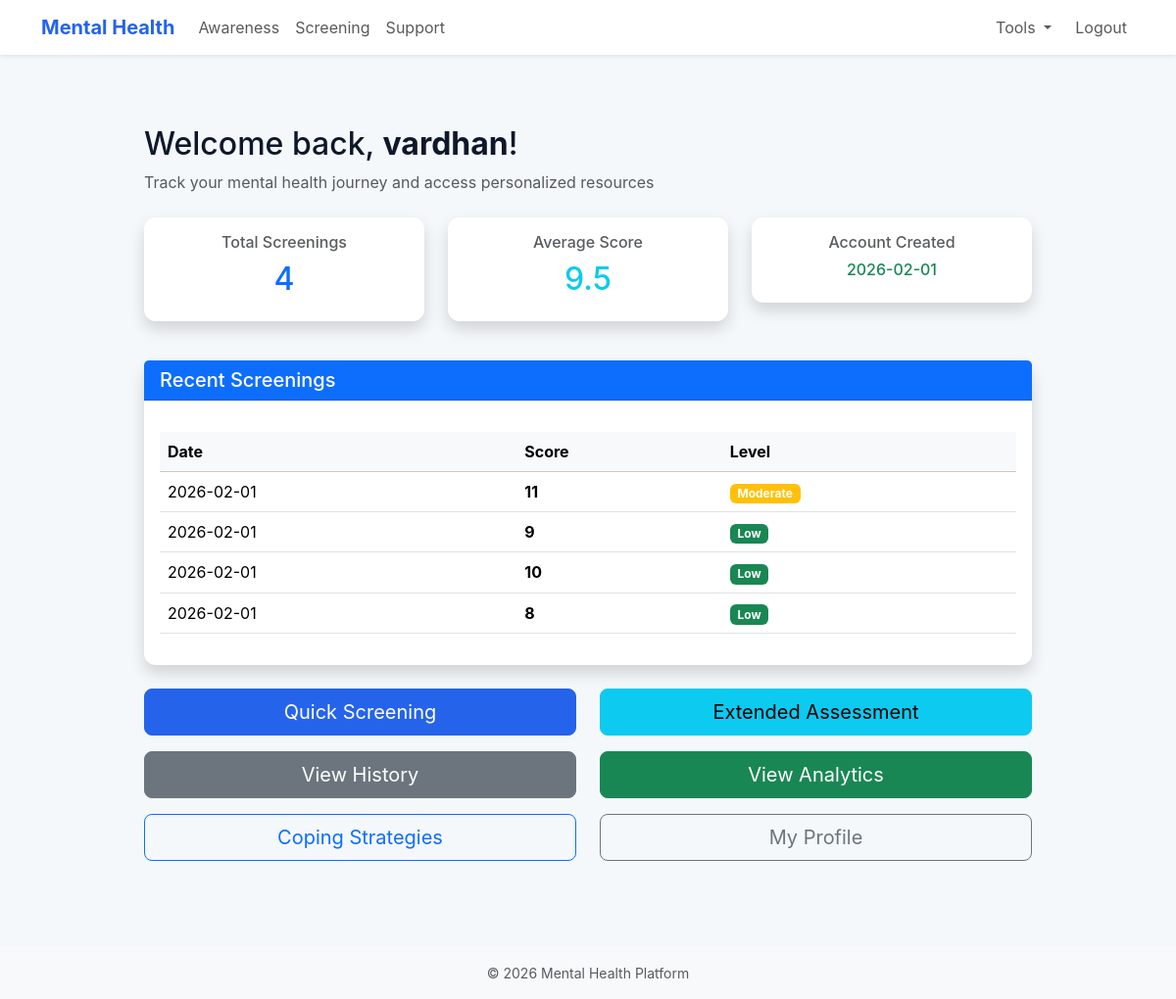
The page /dashboard (signed in) on the database as committed earlier.
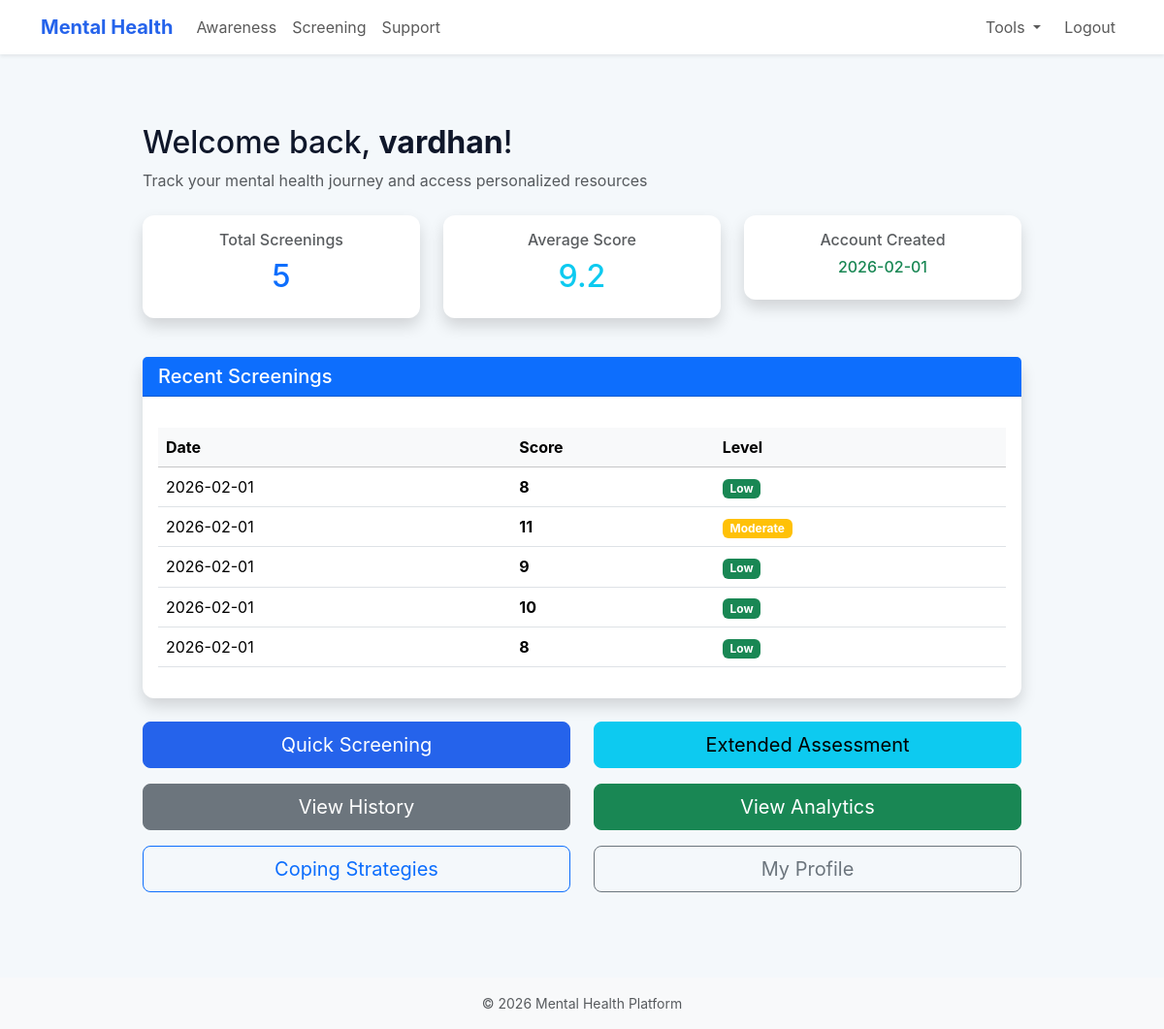
The same page on the database as committed later.
### models.py (models this page shows, shortened)
class User(Base, UserMixin):
    __tablename__ = 'users'
    id = Column(Integer, primary_key=True)
    username = Column(String(120), unique=True, nullable=False)
    email = Column(String(120), unique=True, nullable=True)
    password = Column(String(255), nullable=False)
    role = Column(String(50), default='user', nullable=False)  # 'user' or 'admin'
    created_at = Column(DateTime, default=datetime.utcnow)
    updated_at = Column(DateTime, default=datetime.utcnow, onupdate=datetime.utcnow)
    bio = Column(Text, nullable=True)
    preferences = Column(Text, nullable=True)  # JSON string for user preferences
    screenings = relationship('Screening', back_populates='user', cascade='all, delete-orphan')
    coping_logs = relationship('CopingLog', back_populates='user', cascade='all, delete-orphan')
    def is_admin(self):
        return self.role == 'admin'

class Screening(Base):
    __tablename__ = 'screenings'
    id = Column(Integer, primary_key=True)
    user_id = Column(Integer, ForeignKey('users.id'), nullable=False)
    score = Column(Integer, nullable=False)
    level = Column(String(50), nullable=False)
    created_at = Column(DateTime, default=datetime.utcnow)
    notes = Column(Text, nullable=True)
    stress_score = Column(Integer, nullable=True)
    anxiety_score = Column(Integer, nullable=True)
    sleep_score = Column(Integer, nullable=True)
    depression_score = Column(Integer, nullable=True)
    social_score = Column(Integer, nullable=True)
    user = relationship('User', back_populates='screenings')
    recommendations = relationship('Recommendation', back_populates='screening', cascade='all, delete-orphan')

### app.py (the view)
@app.route('/dashboard')
@login_required
def dashboard():
    if not current_user.is_authenticated:
        flash('Please log in first.', 'warning')
        return redirect(url_for('login'))
    session = SessionLocal()
    try:
        try:
            user_id = int(current_user.get_id())
        except:
            user_id = int(current_user.id)
        screenings = session.query(Screening).filter_by(user_id=user_id).order_by(Screening.created_at.desc()).limit(10).all()
        data = [(s.created_at.strftime('%Y-%m-%d'), s.score, s.level) for s in screenings]
        total_screenings = session.query(Screening).filter_by(user_id=user_id).count()
        avg_score = session.query(func.avg(Screening.score)).filter_by(user_id=user_id).scalar() or 0
        return render_template('dashboard.html', data=data, total_screenings=total_screenings, avg_score=round(avg_score, 2))
    except Exception as e:
        print(f'Dashboard error: {str(e)}')
        flash('Error loading dashboard. Please try again.', 'danger')
        return redirect(url_for('index'))
    finally:
        session.close()

### app.py (called while the page is built)
@login_manager.user_loader
def load_user(user_id):
    session = SessionLocal()
    try:
        user = session.query(User).filter(User.id == int(user_id)).first()
        return user
    except:
        return None
    finally:
        session.close()

@app.context_processor
def inject_user():
    return dict(current_user=current_user)

### templates/dashboard.html (shortened to what this page needs)
{% extends 'base.html' %}
{% block content %}
<div class="container my-5">
  <div class="row">
    <div class="col-md-10 offset-md-1">
      <div class="mb-4">
        <h2>Welcome back, <strong>{{ current_user.username }}</strong>!</h2>
        <p class="text-muted">Track your mental health journey and access personalized resources</p>
      </div>
      <div class="row mb-4">
        <div class="col-md-4 mb-3">
          <div class="card text-center shadow">
            <div class="card-body">
              <h6 class="text-muted">Total Screenings</h6>
              <h2 class="text-primary">{{ total_screenings }}</h2>
            </div>
          </div>
        </div>
        <div class="col-md-4 mb-3">
          <div class="card text-center shadow">
            <div class="card-body">
              <h6 class="text-muted">Average Score</h6>
              <h2 class="text-info">{{ avg_score }}</h2>
            </div>
          </div>
        </div>
        <div class="col-md-4 mb-3">
          <div class="card text-center shadow">
            <div class="card-body">
              <h6 class="text-muted">Account Created</h6>
              <h6 class="text-success">{{ current_user.created_at.strftime('%Y-%m-%d') }}</h6>
            </div>
          </div>
        </div>
      </div>
      <div class="card shadow mb-4">
        <div class="card-header bg-primary text-white">
          <h5 class="mb-0">Recent Screenings</h5>
        </div>
        <div class="card-body">
          {% if data %}
          <div class="table-responsive">
            <table class="table table-hover">
              <thead class="table-light">
                <tr>
                  <th>Date</th>
                  <th>Score</th>
                  <th>Level</th>
                </tr>
              </thead>
              <tbody>
                {% for date, score, level in data %}
                <tr>
                  <td>{{ date }}</td>
                  <td><strong>{{ score }}</strong></td>
                  <td>
                    {% if level == 'High' %}
                      <span class="badge bg-danger">{{ level }}</span>
                    {% elif level == 'Moderate' %}
                      <span class="badge bg-warning">{{ level }}</span>
                    {% else %}
                      <span class="badge bg-success">{{ level }}</span>
                    {% endif %}
                  </td>
                </tr>
                {% endfor %}
              </tbody>
            </table>
          </div>
          {% else %}
          <p class="text-muted">No screenings yet. Start with a quick assessment!</p>
          {% endif %}
        </div>
      </div>
      <div class="row">
        <div class="col-md-6 mb-3">
          <a class="btn btn-primary btn-lg w-100" href="/screening">Quick Screening</a>
        </div>
        <div class="col-md-6 mb-3">
          <a class="btn btn-info btn-lg w-100" href="/extended-screening">Extended Assessment</a>
        </div>
        <div class="col-md-6 mb-3">
          <a class="btn btn-secondary btn-lg w-100" href="/history">View History</a>
        </div>
        <div class="col-md-6 mb-3">
          <a class="btn btn-success btn-lg w-100" href="/analytics">View Analytics</a>
        </div>
        <div class="col-md-6 mb-3">
          <a class="btn btn-outline-primary btn-lg w-100" href="/coping-strategies">Coping Strategies</a>
        </div>
        <div class="col-md-6 mb-3">
          <a class="btn btn-outline-secondary btn-lg w-100" href="/profile">My Profile</a>
        </div>
      </div>
    </div>
  </div>
</div>
{% endblock %}

### templates/base.html (shortened to what this page needs)
<!doctype html>
<html lang="en">
<head>
  <link href="https://cdn.jsdelivr.net/npm/bootstrap@5.3.2/dist/css/bootstrap.min.css" rel="stylesheet">
  <link rel="stylesheet" href="{{ url_for('static', filename='style.css') }}">
</head>
<body class="d-flex flex-column min-vh-100">
  <nav class="navbar navbar-expand-lg navbar-light bg-white shadow-sm">
    <div class="container">
      <a class="navbar-brand fw-bold" href="/">Mental Health</a>
      <div class="collapse navbar-collapse" id="navbarNav">
        <ul class="navbar-nav me-auto mb-2 mb-lg-0">
          <li class="nav-item"><a class="nav-link" href="/awareness">Awareness</a></li>
          <li class="nav-item"><a class="nav-link" href="/screening">Screening</a></li>
          <li class="nav-item"><a class="nav-link" href="/support">Support</a></li>
        </ul>
        <ul class="navbar-nav">
          {% if current_user.is_authenticated %}
            <li class="nav-item dropdown">
              <a class="nav-link dropdown-toggle" href="#" id="navbarDropdown" role="button" data-bs-toggle="dropdown" aria-expanded="false">
                Tools
              </a>
            </li>
            <li class="nav-item"><a class="nav-link btn btn-outline-danger ms-2" href="/logout">Logout</a></li>
          {% else %}
            <li class="nav-item"><a class="nav-link" href="/login">Login</a></li>
            <li class="nav-item"><a class="nav-link btn btn-primary ms-2 text-white" href="/register">Register</a></li>
          {% endif %}
        </ul>
      </div>
    </div>
  </nav>
  <main class="container py-4">
    {% block content %}{% endblock %}
  </main>
  <footer class="bg-light mt-auto py-3">
    <div class="container text-center small text-muted">© 2026 Mental Health Platform</div>
  </footer>
</body>
</html>

### static/style.css (style rules this page uses)
:root { --brand: #2563eb; --muted: #6b7280; --bg: #f4f8fb; --card: #ffffff; }
* { box-sizing: border-box; }
html, body { height: 100%; }
body { font-family: "Inter", system-ui, -apple-system, "Segoe UI", Roboto, "Helvetica Neue", Arial, "Noto Sans", "Liberation Sans", sans-serif; background: var(--bg); color: #0f172a; -webkit-font-smoothing: antialiased; -moz-osx-font-smoothing: grayscale; }
a { text-decoration: none; }
.navbar-brand { color: var(--brand); }
.card { background: var(--card); border: 0; border-radius: 12px; box-shadow: 0 6px 18px rgba(16,24,40,0.06); }
.btn-primary { background-color: var(--brand); border-color: var(--brand); }
footer { background: transparent; }
.table-responsive { margin-top: 1rem; }

Rows that differ between the two databases and show on the page:
added Screening: created_at "2026-02-01", score "8", level "Low"
Other text that changed with them:
{{ total_screenings }}: "4" → "5"
{{ avg_score }}: "9.5" → "9.2"
